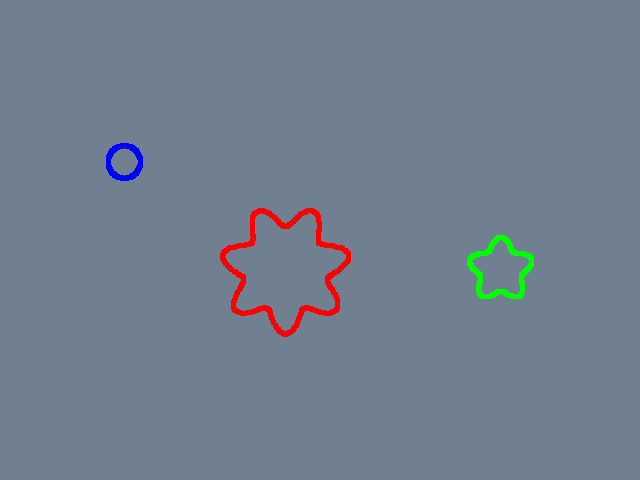

The Python source for this figure:
#!/usr/bin/env python

# Extract connected point regions from a point cloud using
# vtkConnectedPointsFilter. Points within a specified radius
# of each other are grouped into connected regions.

import math

# Factory overrides: importing these modules registers the OpenGL rendering
# and interaction style implementations for vtkRenderingCore factory classes.
import vtkmodules.vtkInteractionStyle  # noqa: F401
import vtkmodules.vtkRenderingOpenGL2  # noqa: F401
# VTK pipeline classes used in this example
from vtkmodules.vtkCommonCore import vtkPoints
from vtkmodules.vtkCommonDataModel import vtkPolyData
from vtkmodules.vtkFiltersGeneral import vtkVertexGlyphFilter
from vtkmodules.vtkFiltersPoints import vtkConnectedPointsFilter
from vtkmodules.vtkRenderingCore import (
    vtkActor,
    vtkPolyDataMapper,
    vtkRenderWindow,
    vtkRenderWindowInteractor,
    vtkRenderer,
)

# Colors (normalized RGB)
slate_gray_background_rgb = (0.439, 0.502, 0.565)

# Source: create two separated clusters of points
points = vtkPoints()
for i in range(200):
    angle = 2.0 * math.pi * i / 200.0
    r = 1.0 + 0.2 * math.sin(7.0 * angle)
    points.InsertNextPoint(r * math.cos(angle), r * math.sin(angle), 0.0)
for i in range(150):
    angle = 2.0 * math.pi * i / 150.0
    r = 0.5 + 0.1 * math.sin(5.0 * angle)
    points.InsertNextPoint(4.0 + r * math.cos(angle), r * math.sin(angle), 0.0)
for i in range(100):
    angle = 2.0 * math.pi * i / 100.0
    r = 0.3
    points.InsertNextPoint(-3.0 + r * math.cos(angle), 2.0 + r * math.sin(angle), 0.0)

point_cloud = vtkPolyData()
point_cloud.SetPoints(points)

# Filter: extract connected regions based on proximity
connected = vtkConnectedPointsFilter()
connected.SetInputData(point_cloud)
connected.SetRadius(0.5)
connected.SetExtractionModeToAllRegions()

glyphs = vtkVertexGlyphFilter()
glyphs.SetInputConnection(connected.GetOutputPort())

# Mapper: map the connected regions
mapper = vtkPolyDataMapper()
mapper.SetInputConnection(glyphs.GetOutputPort())
mapper.SetScalarRange(0, 2)

# Actor: assign the mapped geometry
actor = vtkActor()
actor.SetMapper(mapper)
actor.GetProperty().SetPointSize(5)

# Renderer: assemble the scene and configure the camera
renderer = vtkRenderer()
renderer.AddActor(actor)
renderer.SetBackground(slate_gray_background_rgb)

# Window: display the rendered scene
render_window = vtkRenderWindow()
render_window.AddRenderer(renderer)
render_window.SetWindowName("connected filter")
render_window.SetMultiSamples(0)
render_window.SetSize(640, 480)

# Scene: configure the camera
renderer.ResetCamera()

# Interactor: handle mouse and keyboard events
render_window_interactor = vtkRenderWindowInteractor()
render_window_interactor.SetRenderWindow(render_window)

# Launch the interactive visualization
render_window_interactor.Initialize()
render_window_interactor.Start()
